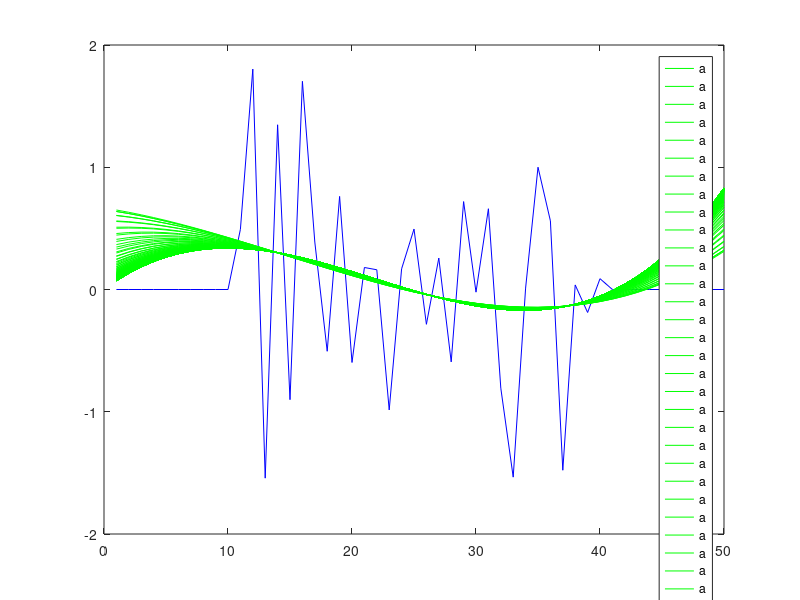

Source code (MATLAB):
N=50;
N1=10;
N2=40;
x=1:N;
p=3;
gam=(exp(-1:0.01:1)-1)/(exp(1)-1);
%gam=[0 1]
z=zeros(length(gam),N);
y=[ zeros(1,length(1:N1)),...
    randn(1,length((N1+1):(N2))),...
    zeros(1,length((N2+1):N))    ];
x_=x(N1:N2);
A=x_'.^(0:p);
for k=1:length(gam)
    R=diag([6*gam(k) zeros(1,p)]);
    om=linsolve((A'*A + R'*R),A'*y(N1:N2)');
    z(k,:)=polyval(flipud(om),x);
end
plot(x,y,'b',x,z,'g;a;');
